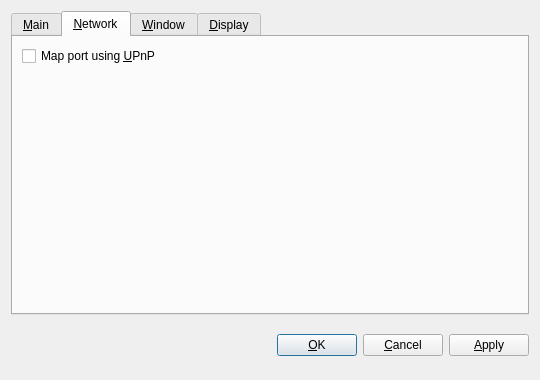
<?xml version="1.0" encoding="UTF-8"?>
<ui version="4.0">
 <class>OptionsDialog</class>
 <widget class="QDialog" name="OptionsDialog">
  <property name="geometry">
   <rect>
    <x>0</x>
    <y>0</y>
    <width>540</width>
    <height>380</height>
   </rect>
  </property>
  <property name="windowTitle">
   <string>Options</string>
  </property>
  <property name="styleSheet">
   <string notr="true"/>
  </property>
  <property name="modal">
   <bool>true</bool>
  </property>
  <layout class="QVBoxLayout" name="verticalLayout">
   <item>
    <widget class="QTabWidget" name="tabWidget">
     <property name="tabPosition">
      <enum>QTabWidget::North</enum>
     </property>
     <property name="currentIndex">
      <number>1</number>
     </property>
     <widget class="QWidget" name="tabMain">
      <attribute name="title">
       <string>&amp;Main</string>
      </attribute>
      <layout class="QGridLayout" name="gridLayout">
       <item row="0" column="0" colspan="2">
        <widget class="QLabel" name="transactionFeeInfoLabel">
         <property name="text">
          <string>Optional transaction fee per kB that helps make sure your transactions are processed quickly. Most transactions are 1 kB. Fee 0.01 recommended.</string>
         </property>
         <property name="textFormat">
          <enum>Qt::PlainText</enum>
         </property>
         <property name="wordWrap">
          <bool>true</bool>
         </property>
        </widget>
       </item>
       <item row="1" column="0">
        <layout class="QHBoxLayout" name="horizontalLayoutFee">
         <item>
          <widget class="QLabel" name="transactionFeeLabel">
           <property name="text">
            <string>Pay transaction &amp;fee</string>
           </property>
           <property name="textFormat">
            <enum>Qt::PlainText</enum>
           </property>
           <property name="buddy">
            <cstring>transactionFee</cstring>
           </property>
          </widget>
         </item>
         <item>
          <widget class="KonjugateAmountField" name="transactionFee"/>
         </item>
         <item>
          <spacer name="horizontalSpacerFee">
           <property name="orientation">
            <enum>Qt::Horizontal</enum>
           </property>
           <property name="sizeHint" stdset="0">
            <size>
             <width>40</width>
             <height>20</height>
            </size>
           </property>
          </spacer>
         </item>
        </layout>
       </item>
       <item row="2" column="0" colspan="2">
        <widget class="QLabel" name="reserveBalanceInfoLabel">
         <property name="text">
          <string>Reserved amount does not participate in staking and is therefore spendable at any time.</string>
         </property>
         <property name="textFormat">
          <enum>Qt::PlainText</enum>
         </property>
         <property name="wordWrap">
          <bool>true</bool>
         </property>
        </widget>
       </item>
       <item row="3" column="0">
        <layout class="QHBoxLayout" name="horizontalLayoutReserveBalance">
         <item>
          <widget class="QLabel" name="reserveBalanceLabel">
           <property name="text">
            <string>Reserve</string>
           </property>
           <property name="textFormat">
            <enum>Qt::PlainText</enum>
           </property>
           <property name="buddy">
            <cstring>reserveBalance</cstring>
           </property>
          </widget>
         </item>
         <item>
          <widget class="KonjugateAmountField" name="reserveBalance"/>
         </item>
         <item>
          <spacer name="horizontalSpacerReserveBalance">
           <property name="orientation">
            <enum>Qt::Horizontal</enum>
           </property>
           <property name="sizeHint" stdset="0">
            <size>
             <width>40</width>
             <height>20</height>
            </size>
           </property>
          </spacer>
         </item>
        </layout>
       </item>
       <item row="4" column="0">
        <widget class="QCheckBox" name="bitcoinAtStartup">
         <property name="toolTip">
          <string>Automatically start Konjugate after logging in to the system.</string>
         </property>
         <property name="text">
          <string>&amp;Start Konjugate on system login</string>
         </property>
        </widget>
       </item>
       <item row="5" column="0">
        <spacer name="verticalSpacer_Main">
         <property name="orientation">
          <enum>Qt::Vertical</enum>
         </property>
         <property name="sizeHint" stdset="0">
          <size>
           <width>20</width>
           <height>40</height>
          </size>
         </property>
        </spacer>
       </item>
      </layout>
     </widget>
     <widget class="QWidget" name="tabNetwork">
      <attribute name="title">
       <string>&amp;Network</string>
      </attribute>
      <layout class="QVBoxLayout" name="verticalLayout_Network">
       <item>
        <widget class="QCheckBox" name="mapPortUpnp">
         <property name="toolTip">
          <string>Automatically open the Konjugate client port on the router. This only works when your router supports UPnP and it is enabled.</string>
         </property>
         <property name="text">
          <string>Map port using &amp;UPnP</string>
         </property>
        </widget>
       </item>
       <item>
        <spacer name="verticalSpacer_Network">
         <property name="orientation">
          <enum>Qt::Vertical</enum>
         </property>
         <property name="sizeHint" stdset="0">
          <size>
           <width>20</width>
           <height>40</height>
          </size>
         </property>
        </spacer>
       </item>
      </layout>
     </widget>
     <widget class="QWidget" name="tabWindow">
      <attribute name="title">
       <string>&amp;Window</string>
      </attribute>
      <layout class="QVBoxLayout" name="verticalLayout_Window">
       <item>
        <widget class="QCheckBox" name="minimizeToTray">
         <property name="toolTip">
          <string>Show only a tray icon after minimizing the window.</string>
         </property>
         <property name="text">
          <string>&amp;Minimize to the tray instead of the taskbar</string>
         </property>
        </widget>
       </item>
       <item>
        <widget class="QCheckBox" name="minimizeOnClose">
         <property name="toolTip">
          <string>Minimize instead of exit the application when the window is closed. When this option is enabled, the application will be closed only after selecting Quit in the menu.</string>
         </property>
         <property name="text">
          <string>M&amp;inimize on close</string>
         </property>
        </widget>
       </item>
       <item>
        <spacer name="verticalSpacer_Window">
         <property name="orientation">
          <enum>Qt::Vertical</enum>
         </property>
         <property name="sizeHint" stdset="0">
          <size>
           <width>20</width>
           <height>40</height>
          </size>
         </property>
        </spacer>
       </item>
      </layout>
     </widget>
     <widget class="QWidget" name="tabDisplay">
      <attribute name="title">
       <string>&amp;Display</string>
      </attribute>
      <layout class="QVBoxLayout" name="verticalLayout_Display">
       <item>
        <layout class="QHBoxLayout" name="horizontalLayout_1_Display">
         <item>
          <widget class="QLabel" name="langLabel">
           <property name="text">
            <string>User Interface &amp;language:</string>
           </property>
           <property name="textFormat">
            <enum>Qt::PlainText</enum>
           </property>
           <property name="buddy">
            <cstring>lang</cstring>
           </property>
          </widget>
         </item>
         <item>
          <widget class="QValueComboBox" name="lang">
           <property name="toolTip">
            <string>The user interface language can be set here. This setting will take effect after restarting Konjugate.</string>
           </property>
          </widget>
         </item>
        </layout>
       </item>
       <item>
        <layout class="QHBoxLayout" name="horizontalLayout_2_Display">
         <item>
          <widget class="QLabel" name="unitLabel">
           <property name="text">
            <string>&amp;Unit to show amounts in:</string>
           </property>
           <property name="textFormat">
            <enum>Qt::PlainText</enum>
           </property>
           <property name="buddy">
            <cstring>unit</cstring>
           </property>
          </widget>
         </item>
         <item>
          <widget class="QValueComboBox" name="unit">
           <property name="toolTip">
            <string>Choose the default subdivision unit to show in the interface and when sending coins.</string>
           </property>
          </widget>
         </item>
        </layout>
       </item>
       <item>
        <widget class="QCheckBox" name="coinControlFeatures">
         <property name="toolTip">
          <string>Whether to show coin control features or not.</string>
         </property>
         <property name="text">
          <string>Display coin &amp;control features (experts only!)</string>
         </property>
        </widget>
       </item>
       <item>
        <widget class="QCheckBox" name="useDarkTheme">
         <property name="text">
          <string>Use Dark Visual theme (requires restart)</string>
         </property>
        </widget>
       </item>
       <item>
        <spacer name="verticalSpacer_Display">
         <property name="orientation">
          <enum>Qt::Vertical</enum>
         </property>
         <property name="sizeHint" stdset="0">
          <size>
           <width>20</width>
           <height>40</height>
          </size>
         </property>
        </spacer>
       </item>
      </layout>
     </widget>
    </widget>
   </item>
   <item>
    <layout class="QHBoxLayout" name="horizontalLayout_Buttons">
     <item>
      <spacer name="horizontalSpacer_1">
       <property name="orientation">
        <enum>Qt::Horizontal</enum>
       </property>
       <property name="sizeHint" stdset="0">
        <size>
         <width>40</width>
         <height>48</height>
        </size>
       </property>
      </spacer>
     </item>
     <item>
      <widget class="QLabel" name="statusLabel">
       <property name="font">
        <font>
         <weight>75</weight>
         <bold>true</bold>
        </font>
       </property>
       <property name="text">
        <string/>
       </property>
       <property name="textFormat">
        <enum>Qt::PlainText</enum>
       </property>
       <property name="wordWrap">
        <bool>true</bool>
       </property>
      </widget>
     </item>
     <item>
      <spacer name="horizontalSpacer_2">
       <property name="orientation">
        <enum>Qt::Horizontal</enum>
       </property>
       <property name="sizeHint" stdset="0">
        <size>
         <width>40</width>
         <height>48</height>
        </size>
       </property>
      </spacer>
     </item>
     <item>
      <widget class="QPushButton" name="okButton">
       <property name="text">
        <string>&amp;OK</string>
       </property>
      </widget>
     </item>
     <item>
      <widget class="QPushButton" name="cancelButton">
       <property name="text">
        <string>&amp;Cancel</string>
       </property>
       <property name="autoDefault">
        <bool>false</bool>
       </property>
      </widget>
     </item>
     <item>
      <widget class="QPushButton" name="applyButton">
       <property name="text">
        <string>&amp;Apply</string>
       </property>
       <property name="autoDefault">
        <bool>false</bool>
       </property>
      </widget>
     </item>
    </layout>
   </item>
  </layout>
 </widget>
 <customwidgets>
  <customwidget>
   <class>KonjugateAmountField</class>
   <extends>QSpinBox</extends>
   <header>bitcoinamountfield.h</header>
   <container>1</container>
  </customwidget>
  <customwidget>
   <class>QValueComboBox</class>
   <extends>QComboBox</extends>
   <header>qvaluecombobox.h</header>
  </customwidget>
 </customwidgets>
 <resources/>
 <connections/>
</ui>
